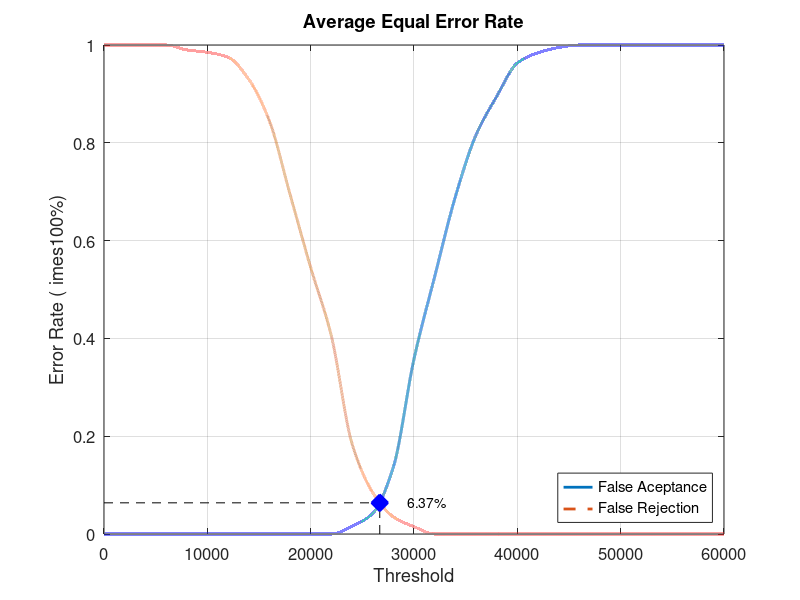
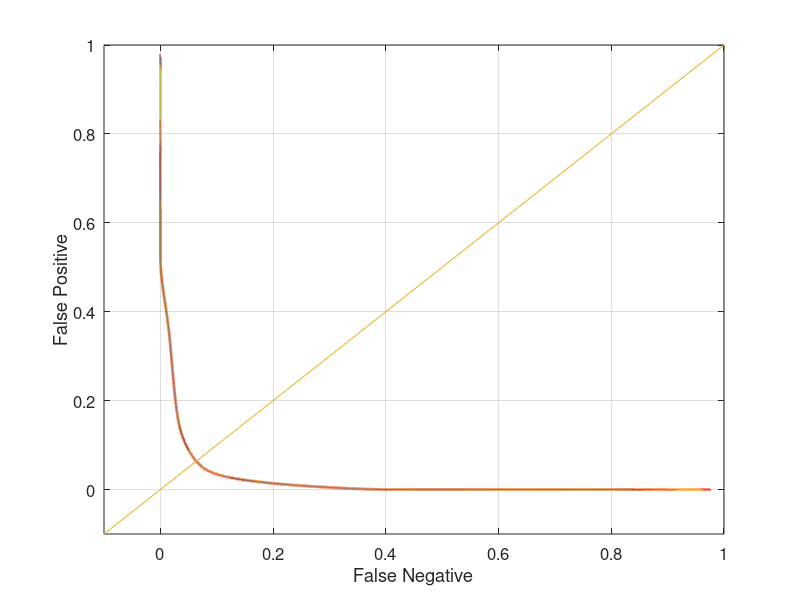

These figures' MATLAB source, in order:
close all;
clear;
clc;
x = 0:2000:60000;
xq = 0:0.5:60000;

y0 = [0 0 0 0 0 0 0 0 0 0 0 0 0.0157895 0.0421053 0.136842 0.357895 0.526316 0.689474 0.815789 0.894737 0.963158 0.984211 0.994737 1 1 1 1 1 1 1 1]
yy0 = interp1(x, y0, xq, 'pchip');
y1 = [1 1 1 1 0.99 0.985 0.975 0.93 0.845 0.695 0.545 0.405 0.185 0.085 0.035 0.015 0 0 0 0 0 0 0 0 0 0 0 0 0 0 0]
yy1 = interp1(x, y1, xq, 'pchip');

% Calculating EER: 
y2 = abs(y0 - y1);
find(y2 == min(y2))
yy2 = abs(yy0 - yy1);
xEER = find(yy2 == min(yy2));
xEERIndex = xq(xEER) % X-axis EER
yEER = yy0(xEER) % Y-axis EER

main = figure
plot(xq, yy0,'-','LineWidth', 2);	hold on
plot(xq, yy1,'--','LineWidth', 2);	hold on
plot([xEERIndex xEERIndex], [0 yEER], 'k--');	hold on
plot([0 xEERIndex], [yEER yEER], 'k--');	hold on
plot(xEERIndex, yEER, 'bx', 'LineWidth', 10);	hold on
text(xEERIndex + 10 * xEERIndex / 100, yEER, [num2str(round((10000 * yEER)) / 100) '%'])
legend('False Aceptance', 'False Rejection', 'Location', 'SouthEast')
xlabel('Threshold')
ylabel('Error Rate (	imes100%)')
title('Average Equal Error Rate')
set(gca, 'FontSize', 12)
axis([0 60000 0 1])
grid on

print(main, 'Database3_1Main', '-dpng');
FNRxFPR = figure('Color', [1 1 1]);
plot(yy1, yy0, '-', yy1, yy0, 'LineWidth', 2);
hold on
y = -0.1:0.1:1
plot(y, y); 
set(gca, 'FontSize', 12)
xlabel('False Negative')
ylabel('False Positive')
axis([-0.1 1 -0.1 1])
set(gca, 'FontSize', 12)
grid on

print(FNRxFPR, 'Database3_1FNRxFPR','-dpng');
